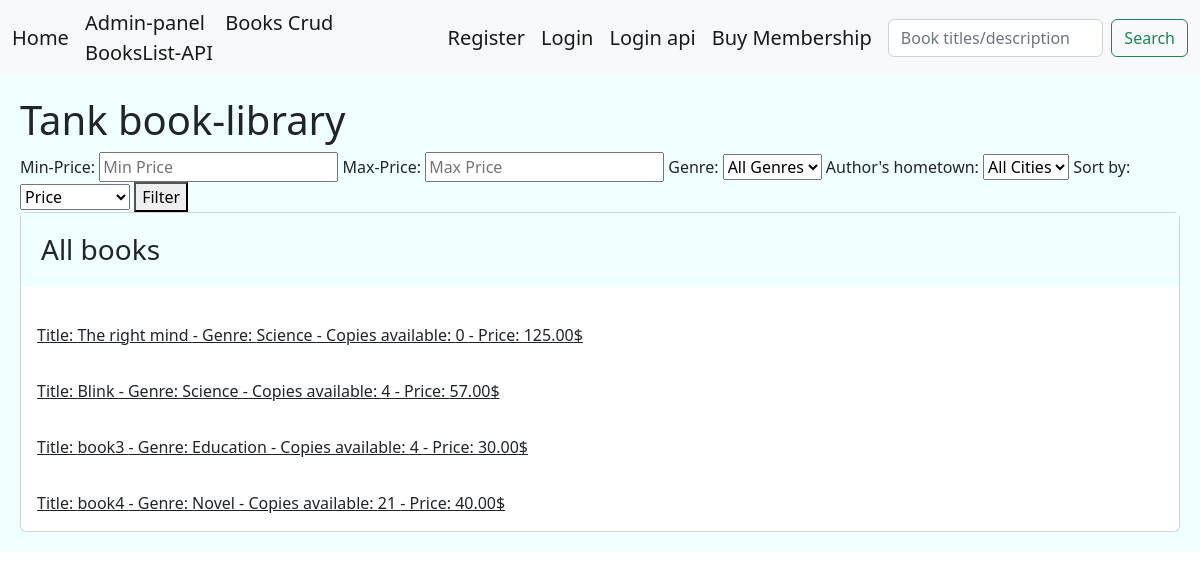
Before: / with the older database file.
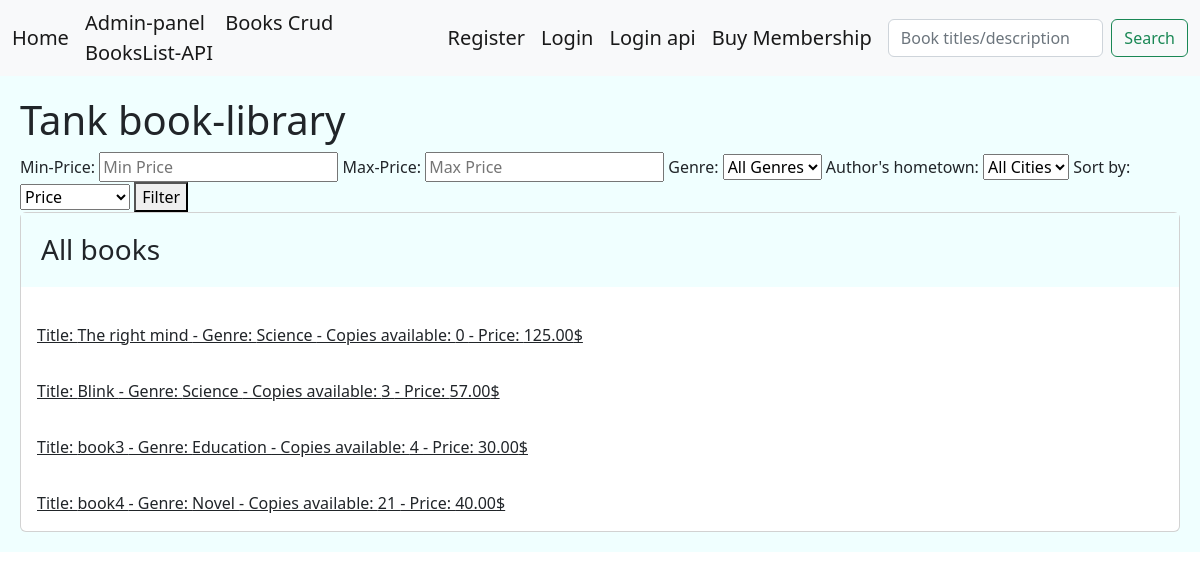
After: the same page with the newer database file.
### library/models.py (models this page shows, shortened)
class Books(models.Model):
    title = models.CharField(max_length=100)
    description = models.TextField(null=True)
    price = models.DecimalField(max_digits=6 , decimal_places=2, default=0.00)
    shabak = models.CharField(max_length=150,null=True)
    copies_available = models.PositiveIntegerField(default=4)
    genre = models.ForeignKey('Genre', on_delete=models.SET_NULL, null=True)
    author = models.ForeignKey('Author', on_delete=models.SET_NULL, null=True)

### library/views.py (the view)
# urls.py: path('',views.HomePage.as_view(), name='home'),
class HomePage(View):
    def get(self, request):
        min_price = request.GET.get('min_price')
        max_price = request.GET.get('max_price')
        genre_id = request.GET.get('genre_id')
        born_city = request.GET.get('born_city')
        Price = request.GET.get('price')
        books = Books.objects.values('title','genre__genre','author','price','id','copies_available')
        if born_city:
            books = books.filter(author__born_city=born_city)
        if min_price and max_price:
            books = books.filter(price__range=(min_price, max_price))
        if Price:
            books = books.order_by(Price)
        if genre_id:
            books = books.filter(genre__id=genre_id)
        return render(request, 'main.html', {'books': books})

### templates/main.html (shortened to what this page needs)
<!DOCTYPE html>
<html lang="en">
<head>
    <link href="https://cdn.jsdelivr.net/npm/bootstrap@5.2.0-beta1/dist/css/bootstrap.min.css" rel="stylesheet">
</head>
<body>
{% include 'include/navbar.html' %}
<div class="jumbotron">
    {% block content %} <H1> Tank book-library </H1>
    <form method="GET" action="{% url 'library:home' %}">
        <label for="min_price">Min-Price:</label>
        <input type="text" id="min_price" name="min_price" placeholder="Min Price">
        <label for="max_price">Max-Price:</label>
        <input type="text" id="max_price" name="max_price" placeholder="Max Price">
        <label for="genre_id">Genre:</label>
        <select name="genre_id">
          <option value="">All Genres</option>
        </select>
        <label for="born_city">Author's hometown:</label>
        <select name="born_city">
          <option value="">All Cities</option>
        </select>
        <label for="price">Sort by:</label>
        <select name="price">
          <option value="">Price</option>
        </select>
        <button type="submit">Filter</button>
      </form>
    <div class="card">
        <h3 class="card-title jumbotron">All books</h3>
        {% for i in books %}
        <a class="card-body" href="{% url 'library:borrow' i.id  %}" >Title: {{i.title}}
           - Genre: {{i.genre__genre}} - Copies available: {{i.copies_available}} - Price: {{i.price}}$</a>
        {% endfor %}
        {% endblock %}
</div>
</body>
</html>

Changed rows visible on the page:
changed Books "Blink": copies_available "4" → "3"
